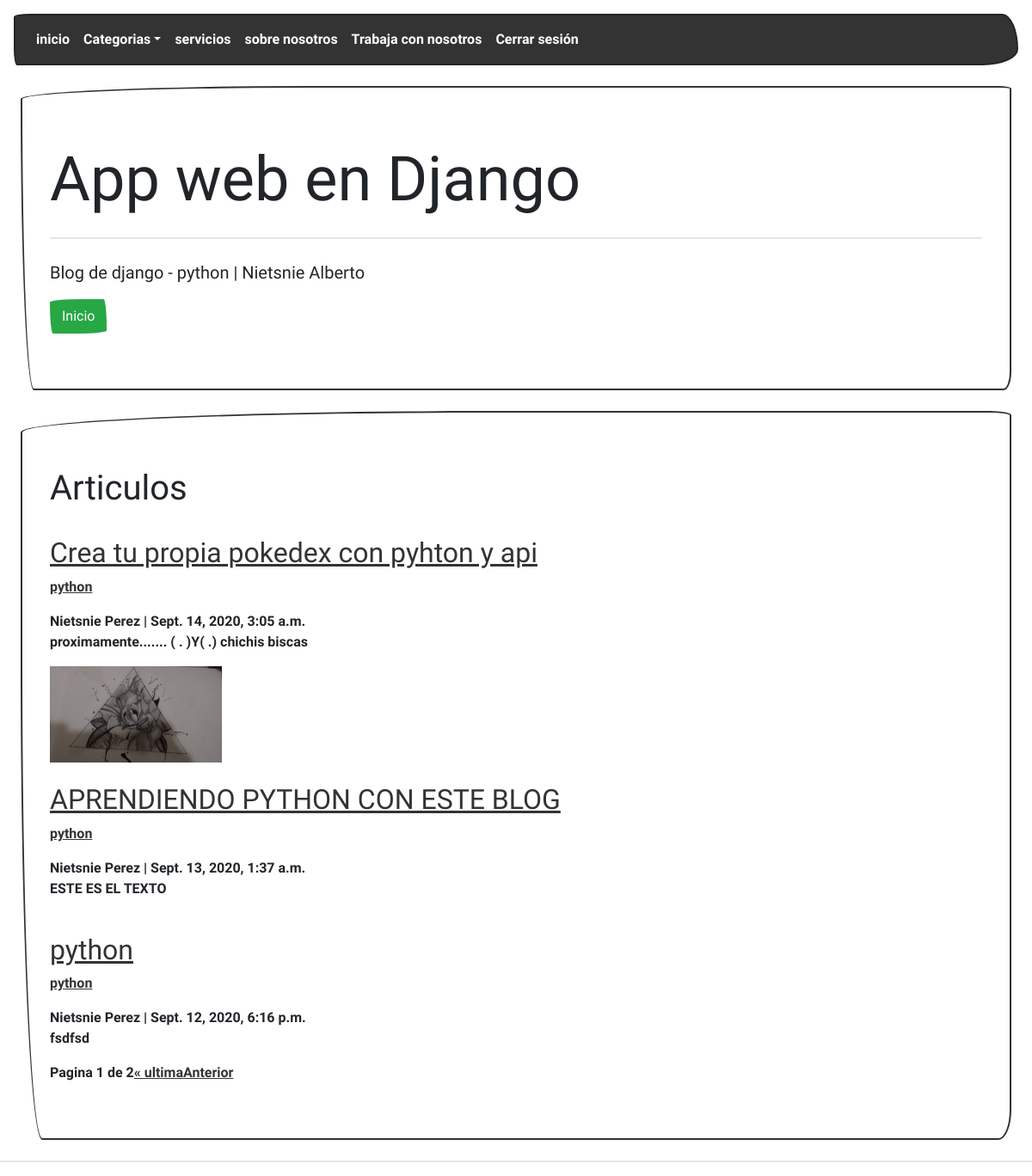
The app's page /articulos/ (signed in) with its own data.
### pages/models.py (models this page shows, shortened)
class Page(models.Model):
    title = models.CharField(max_length=50, verbose_name="Titulo")
    content = models.TextField(verbose_name="Contenido")#ckedito
    slug = models.CharField(unique=True, max_length=150, verbose_name='URL amigable')
    order = models.IntegerField(default=0, verbose_name="Orden")
    public = models.BooleanField(verbose_name="¿Visible?")
    created_at = models.DateTimeField(auto_now_add=True, verbose_name="Creado el:")
    updated_at = models.DateTimeField(auto_now_add=True, verbose_name="Actualizado el:")
    class Meta:
        verbose_name = "Pagina"
        verbose_name_plural = "Paginas"

### blog/models.py (models this page shows, shortened)
class Article(models.Model):
    title = models.CharField(max_length=150, verbose_name='Titulo')
    content = models.TextField(verbose_name='Contenido')
    image = models.ImageField(default='null', verbose_name='Imagen', upload_to='articles')
    public=models.BooleanField(verbose_name='¿publicado?')
    user = models.ForeignKey(User, editable=False, verbose_name='Usuario', on_delete=models.CASCADE) #BORRA REGISTRO Y TODO LO REFERENTE
    categories = models.ManyToManyField(Category, verbose_name=" categories", blank=True,related_name="articles")
    created_at = models.DateTimeField(auto_now_add=True, verbose_name='Creado el')
    update_at = models.DateTimeField(auto_now=True, verbose_name='Editado el' )
    class Meta:
        verbose_name = 'Articulo'
        verbose_name_plural= 'Articulos'
        ordering = ['-created_at'] #de mas nuevo a amas viejos

class Category(models.Model):
    name=models.CharField(max_length=100, verbose_name='Nombre')
    description=models.CharField(max_length=255, verbose_name='Descripcion')
    created_at = models.DateTimeField(auto_now_add=True, verbose_name='Creado el')
    class Meta:
        verbose_name = 'Categoria'
        verbose_name_plural = 'categorias'

### blog/views.py (the view)
# urls.py: path('articulos/', views.list, name="list_articles"),
@login_required(login_url="login")
def list(request):
    articles = Article.objects.all()
    paginator = Paginator(articles, 3) #cuantos elemtos por vista debe de haber
    page = request.GET.get('page')
    page_articles = paginator.get_page(page)
    return render(request, 'articles/list.html', {
        'title':'Articulos',
        'articles': page_articles
    })

### blog/processor.py (called while the page is built)
def get_categories(request):
    categories_in_use = Article.objects.filter(public=True).values_list('categories', flat=True)
    categories = Category.objects.filter(id__in=categories_in_use).values_list('id', 'name')
    return{
        'categories' : categories,
        'ids':categories_in_use
    }

### pages/context_processors.py (called while the page is built)
def get_pages(request):
    pages = Page.objects.order_by( 'order' ).values_list('id', 'title', 'slug')
    return{
        'pages' : pages
    }

### blog/templates/articles/list.html (shortened to what this page needs)
{% extends 'layouts/layout.html' %}
{% block content %}
    <h1 class='title'>{{title}}</h1>
    {% include 'articles/articles.html' %}
    {% include 'articles/pagination.html' %}
{% endblock  %}

### mainapp/templates/layouts/layout.html (shortened to what this page needs)
<!DOCTYPE html>
<html lang="es">
<head>
    {% load static %}
    <link rel="stylesheet" href="{% static 'css/bootstrap.css' %}">
</head>
<body>
    <header>
    <nav class="navbar navbar-expand-lg navbar-dark bg-primary m-3">
    <div class="collapse navbar-collapse">
        <ul class="navbar-nav mr-auto">
            <li class="nav-item active">
                <a class="nav-link" href="{% url 'index' %}">inicio</a>
            </li>
    <li>{%if user.email%}</li>
        <li class="nav-item dropdown">
            <a class="nav-link dropdown-toggle" data-toggle="dropdown" href="{% url 'list_articles' %}" role="button" aria-haspopup="true" aria-expanded="false">Categorias</a>
      </li>
            {% for page in pages %}
                <li class="nav-item">
                   <a class="nav-link" href="{% url 'page' page.2 %}">{{page.1}}</a>
                </li>
            {% endfor %}
                <li class="nav-item">
                   <a class="nav-link" href="{% url 'logout' %}">Cerrar sesión</a>
                </li>
            {% endif %}
        </ul>
        </div>
    </nav>
</header>
        <div class="jumbotron m-4 p-10" id="logotipo">
            <h1 class="display-3">App web en Django</h1>
            <hr class="my-4"/>
            <p class="lead">Blog de django - python | Nietsnie Alberto</p>
            <a class="btn btn-success" href="/inicio" role="button">Inicio</a>
        </div>
    <div class='jumbotron m-4' id="content">
        {% block content %}{% endblock %}
    </div>
    <hr />
</body>
</html>

### blog/templates/articles/articles.html (shortened to what this page needs)
     {% for article in articles %}
        <article class=article-item>
            {% if article.image != 'null' and article.image.url|length >= 1 %}
                <div class="image">
                <img src="{{ article.image.url }}" width=200/>
                </div>
            {% endif %}
        <div class='data'>
                    <br />
            <h2>
                <a href="{% url 'article' article.id %}">{{article.title}}</a>
            </h2>
            <p>
                {% for category in article.categories.all %}
                   <a href ="{% url 'category' category.id %}">{{category.name}}</a>
                {% endfor %}
            </p>
            <span class="date">
            {{article.user.first_name}} {{article.user.last_name}}
            |
            {{ article.created_at }}
            </span>
            <p>
                {{article.content | safe}}
        </div>
        </article>
     {% endfor %}

### records on screen
Page: title "servicios"
Page: title "sobre nosotros"
Page: title "Trabaja con nosotros"
Article: title "Crea tu propia pokedex con pyhton y api", user.first_name "Nietsnie", user.last_name "Perez", created_at "Sept. 14, 2020, 3:05 a.m.", content "proximamente....... ( . )Y( .) chichis biscas"
Category: name "python"
Article: image (picture), title "APRENDIENDO PYTHON CON ESTE BLOG", user.first_name "Nietsnie", user.last_name "Perez", created_at "Sept. 13, 2020, 1:37 a.m.", content "ESTE ES EL TEXTO"
Article: title "python", user.first_name "Nietsnie", user.last_name "Perez", created_at "Sept. 12, 2020, 6:16 p.m.", content "fsdfsd"

### other values on screen
{{ title }} "Articulos"
{{ articles.number }} "1"
{{ articles.paginator.num_pages }} "2"
